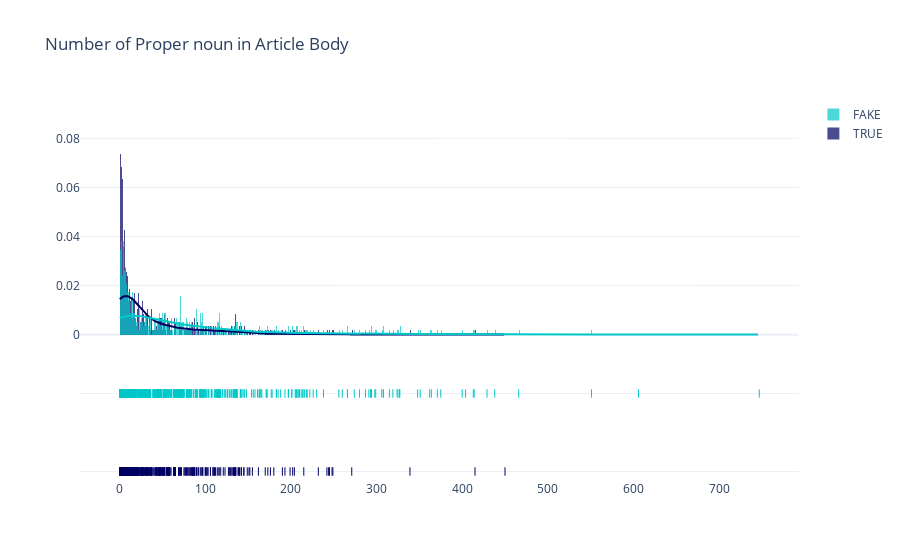

Notebook code cell kept with this figure:
### Markdown cell above
### NNP	(Proper noun, singular)

### Code cell
x1 = df.loc[df['label']=='TRUE']['NNP']
x2 = df.loc[df['label'] == 'FAKE']['NNP']

group_labels = ['TRUE', 'FAKE']

colors = ['rgb(0, 0, 100)', 'rgb(0, 200, 200)']

fig = ff.create_distplot(
    [x1, x2], group_labels,colors=colors)

fig.update_layout(title_text='Number of Proper noun in Article Body', template="plotly_white")
fig.show()

### Figure 1 — Plotly figure (JSON) as saved in the notebook; plotly's stock layout.template omitted (floating-point values rounded to 4 significant figures; data arrays with more than 128 entries replaced by an {"elided": "..."} marker saying what was removed)
{"data": [{"autobinx": false, "histnorm": "probability density", "legendgroup": "TRUE", "marker": {"color": "rgb(0, 0, 100)"}, "name": "TRUE", "opacity": 0.7, "type": "histogram", "x": {"elided": "586 int values"}, "xaxis": "x", "xbins": {"end": 450, "size": 1, "start": 0}, "yaxis": "y"}, {"autobinx": false, "histnorm": "probability density", "legendgroup": "FAKE", "marker": {"color": "rgb(0, 200, 200)"}, "name": "FAKE", "opacity": 0.7, "type": "histogram", "x": {"elided": "578 int values"}, "xaxis": "x", "xbins": {"end": 747, "size": 1, "start": 0}, "yaxis": "y"}, {"legendgroup": "TRUE", "marker": {"color": "rgb(0, 0, 100)"}, "mode": "lines", "name": "TRUE", "showlegend": false, "type": "scatter", "x": {"elided": "500 float values"}, "xaxis": "x", "y": {"elided": "500 float values"}, "yaxis": "y"}, {"legendgroup": "FAKE", "marker": {"color": "rgb(0, 200, 200)"}, "mode": "lines", "name": "FAKE", "showlegend": false, "type": "scatter", "x": {"elided": "500 float values"}, "xaxis": "x", "y": {"elided": "500 float values"}, "yaxis": "y"}, {"legendgroup": "TRUE", "marker": {"color": "rgb(0, 0, 100)", "symbol": "line-ns-open"}, "mode": "markers", "name": "TRUE", "showlegend": false, "type": "scatter", "x": {"elided": "586 int values"}, "xaxis": "x", "y": {"elided": "586 str values"}, "yaxis": "y2"}, {"legendgroup": "FAKE", "marker": {"color": "rgb(0, 200, 200)", "symbol": "line-ns-open"}, "mode": "markers", "name": "FAKE", "showlegend": false, "type": "scatter", "x": {"elided": "578 int values"}, "xaxis": "x", "y": {"elided": "578 str values"}, "yaxis": "y2"}], "layout": {"barmode": "overlay", "hovermode": "closest", "legend": {"traceorder": "reversed"}, "title": {"text": "Number of Proper noun in Article Body"}, "xaxis": {"anchor": "y2", "domain": [0, 1], "zeroline": false}, "yaxis": {"anchor": "free", "domain": [0.35, 1], "position": 0}, "yaxis2": {"anchor": "x", "domain": [0, 0.25], "dtick": 1, "showticklabels": false}}}
